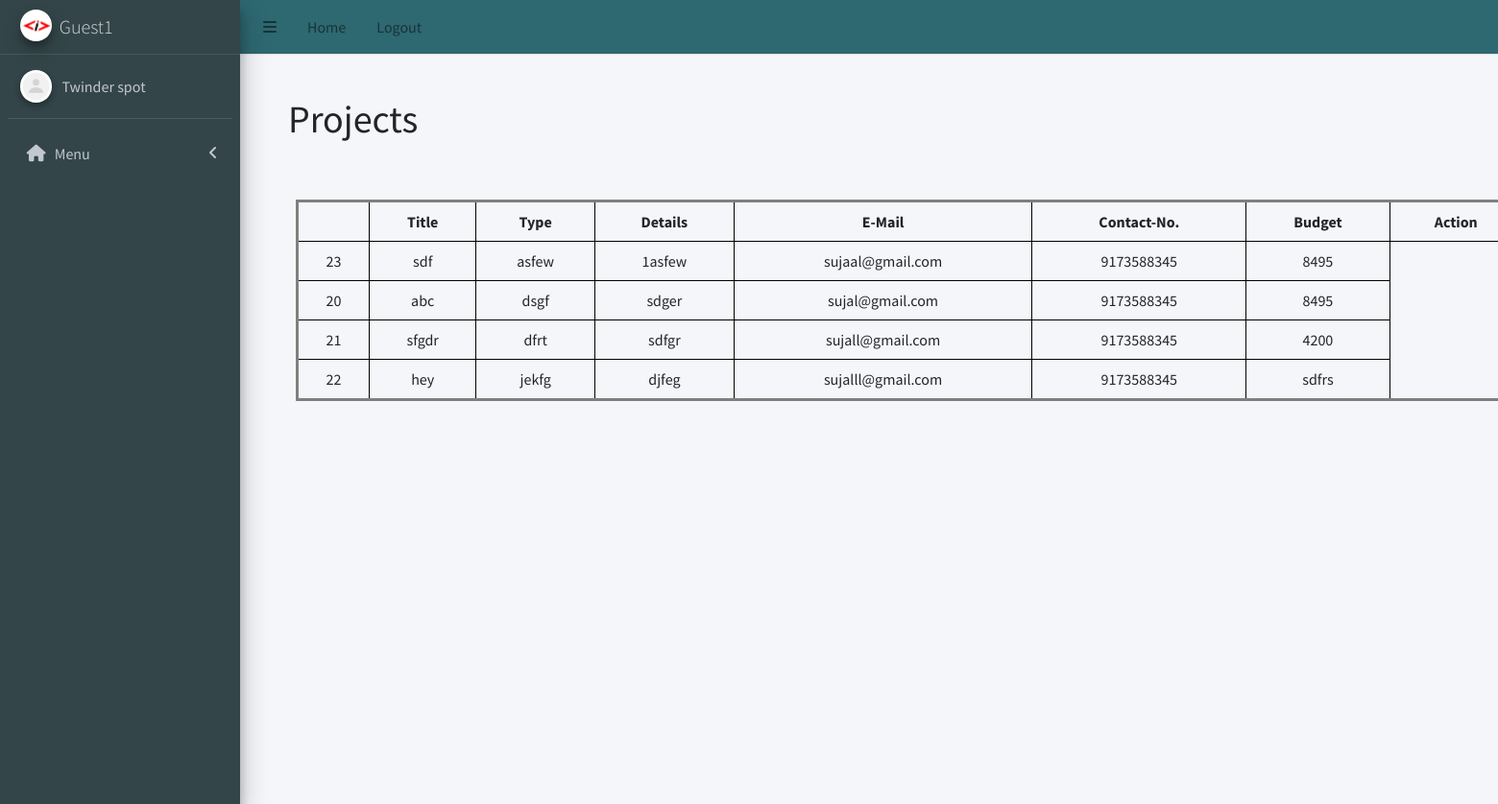
The app's page /admin/admin_project.php (signed in) with its own data.
### tables this page shows
CREATE TABLE `user_project` (
  `id` int(255) NOT NULL,
  `title` varchar(255) NOT NULL,
  `type` varchar(255) NOT NULL,
  `details` varchar(255) NOT NULL,
  `email` varchar(255) NOT NULL,
  `contactno` varchar(255) NOT NULL,
  `budget` varchar(255) NOT NULL,
  `status` varchar(255) NOT NULL
);

### admin/admin_project.php (the view, shortened to what this page needs)
<!DOCTYPE html>
<html lang="en">
<head>
  <link rel="stylesheet" href="../css/admin_project.css">
  <link rel="stylesheet" href="../src/css/adminlte.min.css">
  <link rel="stylesheet" href="https://cdnjs.cloudflare.com/ajax/libs/font-awesome/5.15.4/css/all.min.css">
</head>
<body class="hold-transition sidebar-mini">
  <div class="wrapper">
    <?php include 'admin_header.php' ?>
    <div class="content-wrapper">
    <h1 class="head">Projects</h1>
    <?php
     $sql = "select * from user_project";
     $result = $connection->query($sql);
     ?>
      <table class="project">
        <tr>
            <th> </th>
            <th>Title</th>
            <th>Type</th>
            <th>Details</th>
            <th>E-Mail</th>
            <th>Contact-No.</th>
            <th>Budget</th>
            <th>Action</th>
        </tr>
        <?php
    if ($result->num_rows > 0)
    {
        while ($row = $result->fetch_assoc()) {
            echo "<tr>
                    <td>" . $row["id"] . "</td>
                    <td>" . $row["title"] . "</td>
                    <td>" . $row["type"] . "</td>
                    <td>" . $row["details"] . "</td>
                    <td>" . $row["email"] . "</td>
                    <td>" . $row["contactno"] . "</td>
                    <td>" . $row["budget"] . "</td>
                  </tr>";
        }
    }
    else
    {
        echo "<tr><td colspan='4'>No records found</td></tr>";
      }
      ?>
      </table>
    </div>
  </div>
</body>
</html>

### css/admin_project.css (style rules this page uses)
.head { position: absolute; left: 300px; top: 100px; }
.project { top: 200px; position: absolute; left: 300px; border: 3px solid grey; margin: 0.5rem; width: 160vh; text-align: center; }
th, td { border: 1px solid #000; padding: 0.5rem; }

### records on screen
user_project: id "23", title "sdf", type "asfew", details "1asfew", email "sujaal@gmail.com", contactno "9173588345", budget "8495"
user_project: id "20", title "abc", type "dsgf", details "sdger", email "sujal@gmail.com", contactno "9173588345", budget "8495"
user_project: id "21", title "sfgdr", type "dfrt", details "sdfgr", email "sujall@gmail.com", contactno "9173588345", budget "4200"
user_project: id "22", title "hey", type "jekfg", details "djfeg", email "sujalll@gmail.com", contactno "9173588345", budget "sdfrs"

### other values on screen
$username "Guest1"
$menuItem['menuTitle'] "Menu"
